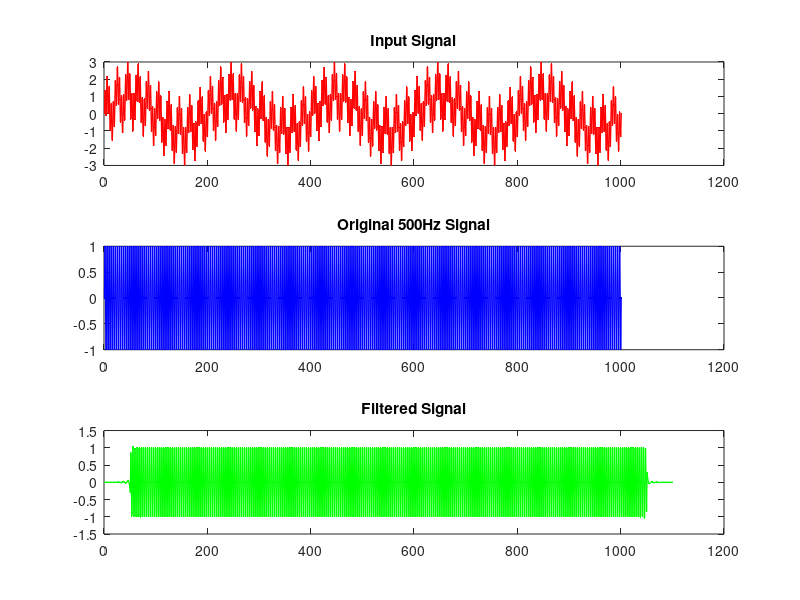

This chart was generated by the following MATLAB code:
%%%%%%%%%%%%%%%%%%%%%%%%%%%%%%%%%%%%%%%%%%%%%%%%%%%%%%%%%%%%%%%%%%%%%%%%%%%
% High-Pass FIR Filter Design and Signal Filtering
%
% Generates three sine waves (10 Hz, 100 Hz, 500 Hz), mixes them, then
% applies a high-pass FIR filter (via convolution) to isolate the 500 Hz
% component and remove low-frequency content.
%
% Filter Specs:  fs = 2000 Hz  |  fc = 400 Hz  |  Order: 100  |  Type: High-Pass FIR
%
% Author: Mohamed GALY
% Date: 2026
%%%%%%%%%%%%%%%%%%%%%%%%%%%%%%%%%%%%%%%%%%%%%%%%%%%%%%%%%%%%%%%%%%%%%%%%%%%
%============================= HouseKeeping ==============================%
clc;        % clear command window
close all;  % close all figures
clear;      % clear variables in the workspace
workspace;  % make sure workspace is open
%=========================================================================%

%============================= Format Setting ============================%
format long g   % 15 significant digits, fixed-point or scientific
format compact  % reduce vertical spacing in output
fontsize = 2;   % figure font size scale
%=========================================================================%

%========================== Generating-signal ============================%
% Time vector: 0 to 0.5 s at fs = 2000 Hz → 1001 samples
t = 0 : 1/2000 : 0.5;
%=========================================================================%

%========================== Define the wave parameters ===================%
%================================== Signal-1 =============================%
f1 = 10;    % 10 Hz
T1 = 1/f1;  % period
amp1 = 1;   % amplitude

%================================== Signal-2 =============================%
f2 = 100;   % 100 Hz
T2 = 1/f2;  % period
amp2 = 1;   % amplitude

%================================== Signal-3 =============================%
f3 = 500;   % 500 Hz
T3 = 1/f3;  % period
amp3 = 1;   % amplitude
%=========================================================================%

%========================== Create the signals ===========================%
signal1 = amp1 * sin(2*pi*t/T1); % 10 Hz
signal2 = amp3 * sin(2*pi*t/T2); % 100 Hz
signal3 = amp2 * sin(2*pi*t/T3); % 500 Hz
%=========================================================================%

%========================== Mixing the signals ===========================%
Mixsignal = signal1+ signal2+ signal3;
%=========================================================================%

%========================== NOOP PLOT ====================================%
%plot(t,signal1)
%plot(t,signal2)
%plot(t,signal3)
%plot(t,Mixsignal)
%=========================================================================%

%========= Creating a 101-tap High-Pass FIR filter (fc = 400 Hz) ========%
fc = 400;  % cutoff frequency [Hz]
fs = 2000; % sampling frequency [Hz]
h = fir1(100, fc/fs, 'high'); % FIR impulse response (101 taps)
L = length(h);
%plot(h);
%freqz(h);
%=========================================================================%

%============================ Filter the signal ==========================%
filterSig = conv(h,Mixsignal);
plot(filterSig);
%=========================================================================%

%=========================================================================%
%plot input signal vs filtered signal
subplot(3,1,1);
plot(Mixsignal,'r.-','LineWidth',1,'MarkerSize',1);
title('Input Signal');

subplot(3,1,2);
plot(signal3,'b.-','LineWidth',1,'MarkerSize',1);
title('Original 500Hz Signal');

subplot(3,1,3);
plot(filterSig,'g.-','LineWidth',1,'MarkerSize',1);
title('Filtered Signal');
%=========================================================================%

% Save filter kernel (fc = 400 Hz) to CSV
csvwrite('Highpass_Filter_fc_400Hz.txt', h);
